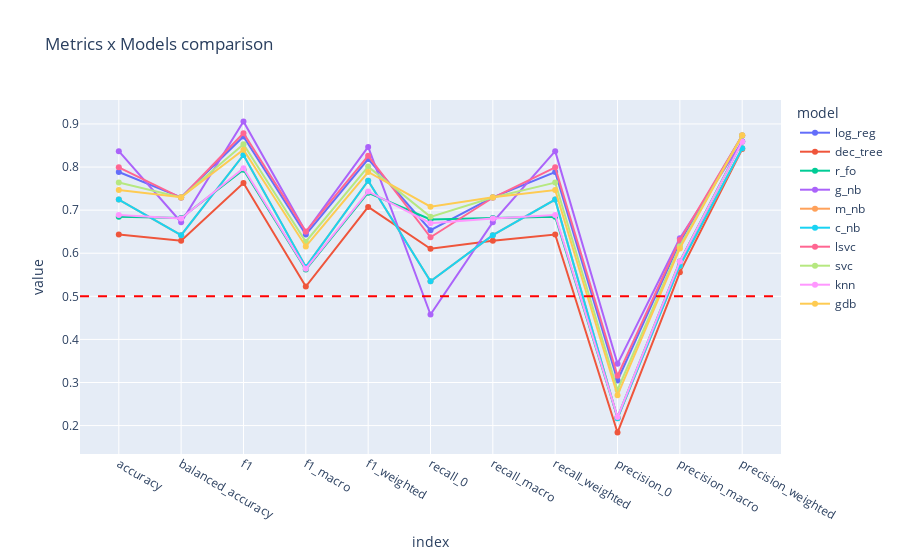
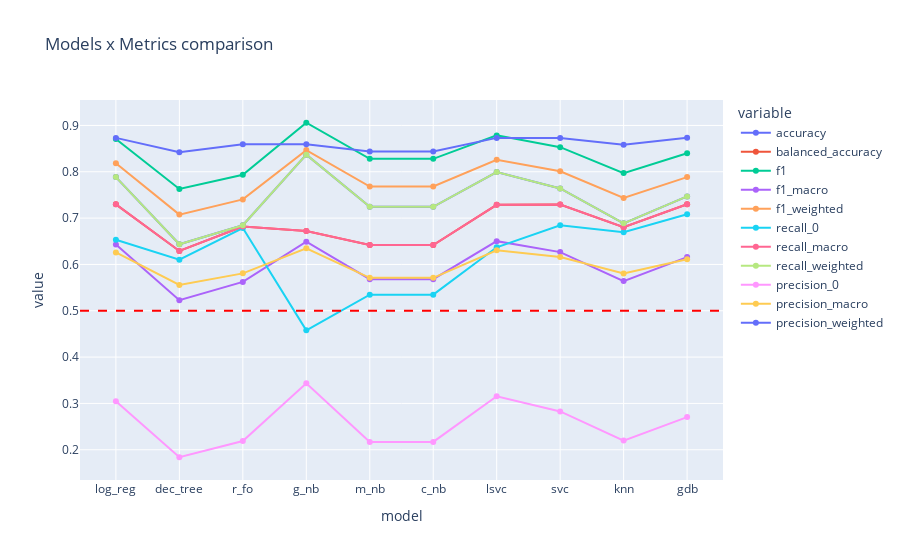

Notebook source saved alongside these figures, in order:
### Code cell
# Line plots of metrics for comparison
lineplot_metrics_mult(data)

### Figure 1 — Plotly figure (JSON) as saved in the notebook; plotly's stock layout.template omitted (floating-point values rounded to 4 significant figures)
{"data": [{"hovertemplate": "model=log_reg<br>index=%{x}<br>value=%{y}<extra></extra>", "legendgroup": "log_reg", "line": {"color": "#636efa", "dash": "solid"}, "marker": {"symbol": "circle"}, "mode": "lines+markers", "name": "log_reg", "orientation": "v", "showlegend": true, "type": "scatter", "x": ["accuracy", "balanced_accuracy", "f1", "f1_macro", "f1_weighted", "recall_0", "recall_macro", "recall_weighted", "precision_0", "precision_macro", "precision_weighted"], "xaxis": "x", "y": [0.7885, 0.7297, 0.8709, 0.6432, 0.8185, 0.6533, 0.7297, 0.7885, 0.3046, 0.6258, 0.8732], "yaxis": "y"}, {"hovertemplate": "model=dec_tree<br>index=%{x}<br>value=%{y}<extra></extra>", "legendgroup": "dec_tree", "line": {"color": "#EF553B", "dash": "solid"}, "marker": {"symbol": "circle"}, "mode": "lines+markers", "name": "dec_tree", "orientation": "v", "showlegend": true, "type": "scatter", "x": ["accuracy", "balanced_accuracy", "f1", "f1_macro", "f1_weighted", "recall_0", "recall_macro", "recall_weighted", "precision_0", "precision_macro", "precision_weighted"], "xaxis": "x", "y": [0.6435, 0.6291, 0.7628, 0.5227, 0.7076, 0.6104, 0.6291, 0.6435, 0.1838, 0.5557, 0.8419], "yaxis": "y"}, {"hovertemplate": "model=r_fo<br>index=%{x}<br>value=%{y}<extra></extra>", "legendgroup": "r_fo", "line": {"color": "#00cc96", "dash": "solid"}, "marker": {"symbol": "circle"}, "mode": "lines+markers", "name": "r_fo", "orientation": "v", "showlegend": true, "type": "scatter", "x": ["accuracy", "balanced_accuracy", "f1", "f1_macro", "f1_weighted", "recall_0", "recall_macro", "recall_weighted", "precision_0", "precision_macro", "precision_weighted"], "xaxis": "x", "y": [0.6846, 0.6819, 0.7936, 0.5623, 0.7404, 0.6785, 0.6819, 0.6846, 0.2189, 0.5807, 0.8593], "yaxis": "y"}, {"hovertemplate": "model=g_nb<br>index=%{x}<br>value=%{y}<extra></extra>", "legendgroup": "g_nb", "line": {"color": "#ab63fa", "dash": "solid"}, "marker": {"symbol": "circle"}, "mode": "lines+markers", "name": "g_nb", "orientation": "v", "showlegend": true, "type": "scatter", "x": ["accuracy", "balanced_accuracy", "f1", "f1_macro", "f1_weighted", "recall_0", "recall_macro", "recall_weighted", "precision_0", "precision_macro", "precision_weighted"], "xaxis": "x", "y": [0.8369, 0.672, 0.9058, 0.6491, 0.8468, 0.4578, 0.672, 0.8369, 0.3433, 0.6348, 0.8593], "yaxis": "y"}, {"hovertemplate": "model=m_nb<br>index=%{x}<br>value=%{y}<extra></extra>", "legendgroup": "m_nb", "line": {"color": "#FFA15A", "dash": "solid"}, "marker": {"symbol": "circle"}, "mode": "lines+markers", "name": "m_nb", "orientation": "v", "showlegend": true, "type": "scatter", "x": ["accuracy", "balanced_accuracy", "f1", "f1_macro", "f1_weighted", "recall_0", "recall_macro", "recall_weighted", "precision_0", "precision_macro", "precision_weighted"], "xaxis": "x", "y": [0.7244, 0.642, 0.8279, 0.5683, 0.7682, 0.5348, 0.642, 0.7244, 0.2169, 0.5711, 0.8438], "yaxis": "y"}, {"hovertemplate": "model=c_nb<br>index=%{x}<br>value=%{y}<extra></extra>", "legendgroup": "c_nb", "line": {"color": "#19d3f3", "dash": "solid"}, "marker": {"symbol": "circle"}, "mode": "lines+markers", "name": "c_nb", "orientation": "v", "showlegend": true, "type": "scatter", "x": ["accuracy", "balanced_accuracy", "f1", "f1_macro", "f1_weighted", "recall_0", "recall_macro", "recall_weighted", "precision_0", "precision_macro", "precision_weighted"], "xaxis": "x", "y": [0.7244, 0.642, 0.8279, 0.5683, 0.7682, 0.5348, 0.642, 0.7244, 0.2169, 0.5711, 0.8438], "yaxis": "y"}, {"hovertemplate": "model=lsvc<br>index=%{x}<br>value=%{y}<extra></extra>", "legendgroup": "lsvc", "line": {"color": "#FF6692", "dash": "solid"}, "marker": {"symbol": "circle"}, "mode": "lines+markers", "name": "lsvc", "orientation": "v", "showlegend": true, "type": "scatter", "x": ["accuracy", "balanced_accuracy", "f1", "f1_macro", "f1_weighted", "recall_0", "recall_macro", "recall_weighted", "precision_0", "precision_macro", "precision_weighted"], "xaxis": "x", "y": [0.7993, 0.7287, 0.8785, 0.6503, 0.826, 0.637, 0.7287, 0.7993, 0.3155, 0.6305, 0.8731], "yaxis": "y"}, {"hovertemplate": "model=svc<br>index=%{x}<br>value=%{y}<extra></extra>", "legendgroup": "svc", "line": {"color": "#B6E880", "dash": "solid"}, "marker": {"symbol": "circle"}, "mode": "lines+markers", "name": "svc", "orientation": "v", "showlegend": true, "type": "scatter", "x": ["accuracy", "balanced_accuracy", "f1", "f1_macro", "f1_weighted", "recall_0", "recall_macro", "recall_weighted", "precision_0", "precision_macro", "precision_weighted"], "xaxis": "x", "y": [0.764, 0.7294, 0.8531, 0.6266, 0.801, 0.6844, 0.7294, 0.764, 0.2827, 0.6162, 0.873], "yaxis": "y"}, {"hovertemplate": "model=knn<br>index=%{x}<br>value=%{y}<extra></extra>", "legendgroup": "knn", "line": {"color": "#FF97FF", "dash": "solid"}, "marker": {"symbol": "circle"}, "mode": "lines+markers", "name": "knn", "orientation": "v", "showlegend": true, "type": "scatter", "x": ["accuracy", "balanced_accuracy", "f1", "f1_macro", "f1_weighted", "recall_0", "recall_macro", "recall_weighted", "precision_0", "precision_macro", "precision_weighted"], "xaxis": "x", "y": [0.6887, 0.6804, 0.7971, 0.5641, 0.7435, 0.6696, 0.6804, 0.6887, 0.2198, 0.5807, 0.8585], "yaxis": "y"}, {"hovertemplate": "model=gdb<br>index=%{x}<br>value=%{y}<extra></extra>", "legendgroup": "gdb", "line": {"color": "#FECB52", "dash": "solid"}, "marker": {"symbol": "circle"}, "mode": "lines+markers", "name": "gdb", "orientation": "v", "showlegend": true, "type": "scatter", "x": ["accuracy", "balanced_accuracy", "f1", "f1_macro", "f1_weighted", "recall_0", "recall_macro", "recall_weighted", "precision_0", "precision_macro", "precision_weighted"], "xaxis": "x", "y": [0.7468, 0.73, 0.8401, 0.6158, 0.7885, 0.7081, 0.73, 0.7468, 0.2705, 0.6112, 0.8736], "yaxis": "y"}], "layout": {"legend": {"title": {"text": "model"}, "tracegroupgap": 0}, "shapes": [{"line": {"color": "red", "dash": "dash"}, "type": "line", "x0": 0, "x1": 1, "xref": "x domain", "y0": 0.5, "y1": 0.5, "yref": "y"}], "title": {"text": "Metrics x Models comparison"}, "xaxis": {"anchor": "y", "domain": [0, 1], "title": {"text": "index"}}, "yaxis": {"anchor": "x", "domain": [0, 1], "dtick": 0.1, "tick0": 0, "title": {"text": "value"}}}}

### Figure 2 — Plotly figure (JSON) as saved in the notebook; plotly's stock layout.template omitted (floating-point values rounded to 4 significant figures)
{"data": [{"hovertemplate": "variable=accuracy<br>model=%{x}<br>value=%{y}<extra></extra>", "legendgroup": "accuracy", "line": {"color": "#636efa", "dash": "solid"}, "marker": {"symbol": "circle"}, "mode": "lines+markers", "name": "accuracy", "orientation": "v", "showlegend": true, "type": "scatter", "x": ["log_reg", "dec_tree", "r_fo", "g_nb", "m_nb", "c_nb", "lsvc", "svc", "knn", "gdb"], "xaxis": "x", "y": [0.7885, 0.6435, 0.6846, 0.8369, 0.7244, 0.7244, 0.7993, 0.764, 0.6887, 0.7468], "yaxis": "y"}, {"hovertemplate": "variable=balanced_accuracy<br>model=%{x}<br>value=%{y}<extra></extra>", "legendgroup": "balanced_accuracy", "line": {"color": "#EF553B", "dash": "solid"}, "marker": {"symbol": "circle"}, "mode": "lines+markers", "name": "balanced_accuracy", "orientation": "v", "showlegend": true, "type": "scatter", "x": ["log_reg", "dec_tree", "r_fo", "g_nb", "m_nb", "c_nb", "lsvc", "svc", "knn", "gdb"], "xaxis": "x", "y": [0.7297, 0.6291, 0.6819, 0.672, 0.642, 0.642, 0.7287, 0.7294, 0.6804, 0.73], "yaxis": "y"}, {"hovertemplate": "variable=f1<br>model=%{x}<br>value=%{y}<extra></extra>", "legendgroup": "f1", "line": {"color": "#00cc96", "dash": "solid"}, "marker": {"symbol": "circle"}, "mode": "lines+markers", "name": "f1", "orientation": "v", "showlegend": true, "type": "scatter", "x": ["log_reg", "dec_tree", "r_fo", "g_nb", "m_nb", "c_nb", "lsvc", "svc", "knn", "gdb"], "xaxis": "x", "y": [0.8709, 0.7628, 0.7936, 0.9058, 0.8279, 0.8279, 0.8785, 0.8531, 0.7971, 0.8401], "yaxis": "y"}, {"hovertemplate": "variable=f1_macro<br>model=%{x}<br>value=%{y}<extra></extra>", "legendgroup": "f1_macro", "line": {"color": "#ab63fa", "dash": "solid"}, "marker": {"symbol": "circle"}, "mode": "lines+markers", "name": "f1_macro", "orientation": "v", "showlegend": true, "type": "scatter", "x": ["log_reg", "dec_tree", "r_fo", "g_nb", "m_nb", "c_nb", "lsvc", "svc", "knn", "gdb"], "xaxis": "x", "y": [0.6432, 0.5227, 0.5623, 0.6491, 0.5683, 0.5683, 0.6503, 0.6266, 0.5641, 0.6158], "yaxis": "y"}, {"hovertemplate": "variable=f1_weighted<br>model=%{x}<br>value=%{y}<extra></extra>", "legendgroup": "f1_weighted", "line": {"color": "#FFA15A", "dash": "solid"}, "marker": {"symbol": "circle"}, "mode": "lines+markers", "name": "f1_weighted", "orientation": "v", "showlegend": true, "type": "scatter", "x": ["log_reg", "dec_tree", "r_fo", "g_nb", "m_nb", "c_nb", "lsvc", "svc", "knn", "gdb"], "xaxis": "x", "y": [0.8185, 0.7076, 0.7404, 0.8468, 0.7682, 0.7682, 0.826, 0.801, 0.7435, 0.7885], "yaxis": "y"}, {"hovertemplate": "variable=recall_0<br>model=%{x}<br>value=%{y}<extra></extra>", "legendgroup": "recall_0", "line": {"color": "#19d3f3", "dash": "solid"}, "marker": {"symbol": "circle"}, "mode": "lines+markers", "name": "recall_0", "orientation": "v", "showlegend": true, "type": "scatter", "x": ["log_reg", "dec_tree", "r_fo", "g_nb", "m_nb", "c_nb", "lsvc", "svc", "knn", "gdb"], "xaxis": "x", "y": [0.6533, 0.6104, 0.6785, 0.4578, 0.5348, 0.5348, 0.637, 0.6844, 0.6696, 0.7081], "yaxis": "y"}, {"hovertemplate": "variable=recall_macro<br>model=%{x}<br>value=%{y}<extra></extra>", "legendgroup": "recall_macro", "line": {"color": "#FF6692", "dash": "solid"}, "marker": {"symbol": "circle"}, "mode": "lines+markers", "name": "recall_macro", "orientation": "v", "showlegend": true, "type": "scatter", "x": ["log_reg", "dec_tree", "r_fo", "g_nb", "m_nb", "c_nb", "lsvc", "svc", "knn", "gdb"], "xaxis": "x", "y": [0.7297, 0.6291, 0.6819, 0.672, 0.642, 0.642, 0.7287, 0.7294, 0.6804, 0.73], "yaxis": "y"}, {"hovertemplate": "variable=recall_weighted<br>model=%{x}<br>value=%{y}<extra></extra>", "legendgroup": "recall_weighted", "line": {"color": "#B6E880", "dash": "solid"}, "marker": {"symbol": "circle"}, "mode": "lines+markers", "name": "recall_weighted", "orientation": "v", "showlegend": true, "type": "scatter", "x": ["log_reg", "dec_tree", "r_fo", "g_nb", "m_nb", "c_nb", "lsvc", "svc", "knn", "gdb"], "xaxis": "x", "y": [0.7885, 0.6435, 0.6846, 0.8369, 0.7244, 0.7244, 0.7993, 0.764, 0.6887, 0.7468], "yaxis": "y"}, {"hovertemplate": "variable=precision_0<br>model=%{x}<br>value=%{y}<extra></extra>", "legendgroup": "precision_0", "line": {"color": "#FF97FF", "dash": "solid"}, "marker": {"symbol": "circle"}, "mode": "lines+markers", "name": "precision_0", "orientation": "v", "showlegend": true, "type": "scatter", "x": ["log_reg", "dec_tree", "r_fo", "g_nb", "m_nb", "c_nb", "lsvc", "svc", "knn", "gdb"], "xaxis": "x", "y": [0.3046, 0.1838, 0.2189, 0.3433, 0.2169, 0.2169, 0.3155, 0.2827, 0.2198, 0.2705], "yaxis": "y"}, {"hovertemplate": "variable=precision_macro<br>model=%{x}<br>value=%{y}<extra></extra>", "legendgroup": "precision_macro", "line": {"color": "#FECB52", "dash": "solid"}, "marker": {"symbol": "circle"}, "mode": "lines+markers", "name": "precision_macro", "orientation": "v", "showlegend": true, "type": "scatter", "x": ["log_reg", "dec_tree", "r_fo", "g_nb", "m_nb", "c_nb", "lsvc", "svc", "knn", "gdb"], "xaxis": "x", "y": [0.6258, 0.5557, 0.5807, 0.6348, 0.5711, 0.5711, 0.6305, 0.6162, 0.5807, 0.6112], "yaxis": "y"}, {"hovertemplate": "variable=precision_weighted<br>model=%{x}<br>value=%{y}<extra></extra>", "legendgroup": "precision_weighted", "line": {"color": "#636efa", "dash": "solid"}, "marker": {"symbol": "circle"}, "mode": "lines+markers", "name": "precision_weighted", "orientation": "v", "showlegend": true, "type": "scatter", "x": ["log_reg", "dec_tree", "r_fo", "g_nb", "m_nb", "c_nb", "lsvc", "svc", "knn", "gdb"], "xaxis": "x", "y": [0.8732, 0.8419, 0.8593, 0.8593, 0.8438, 0.8438, 0.8731, 0.873, 0.8585, 0.8736], "yaxis": "y"}], "layout": {"legend": {"title": {"text": "variable"}, "tracegroupgap": 0}, "shapes": [{"line": {"color": "red", "dash": "dash"}, "type": "line", "x0": 0, "x1": 1, "xref": "x domain", "y0": 0.5, "y1": 0.5, "yref": "y"}], "title": {"text": "Models x Metrics comparison"}, "xaxis": {"anchor": "y", "domain": [0, 1], "title": {"text": "model"}}, "yaxis": {"anchor": "x", "domain": [0, 1], "dtick": 0.1, "tick0": 0, "title": {"text": "value"}}}}
